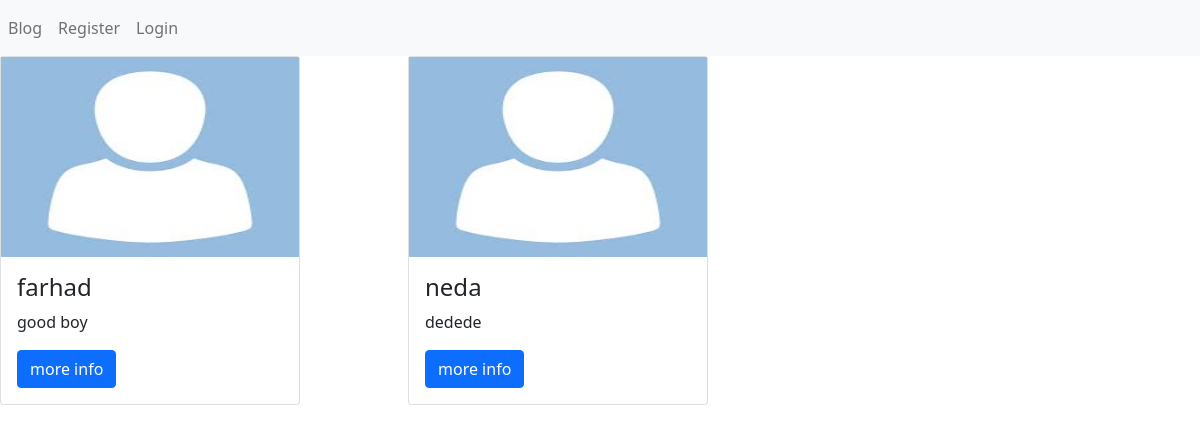
Page /blog/ on the earlier database version.
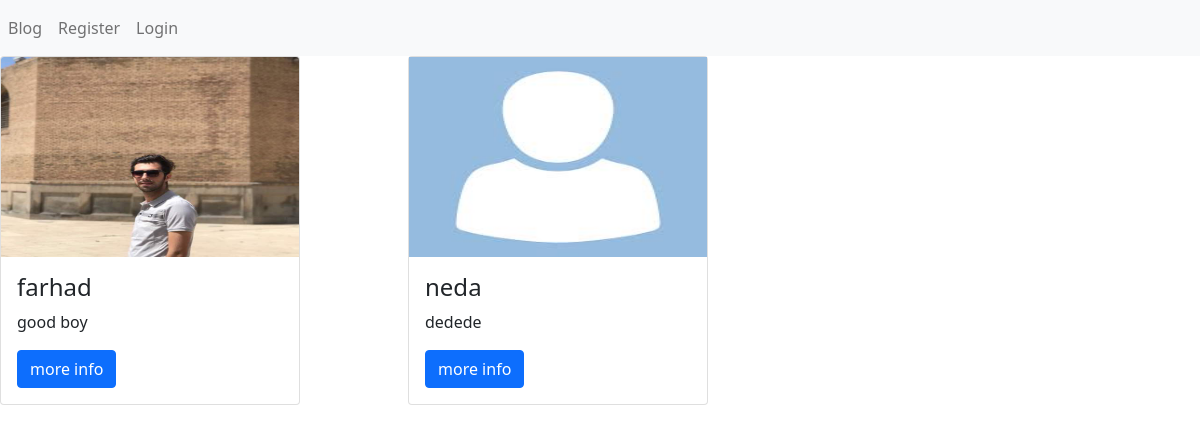
Same page on the later database version.
### blog/models.py (models this page shows, shortened)
class Blog(models.Model):
    user=models.ForeignKey(User,on_delete=models.CASCADE,related_name='user_blog')
    title=models.CharField(max_length=100)
    slug=models.SlugField(unique=True)
    created=models.DateTimeField(auto_now_add=True)
    updated=models.DateTimeField(auto_now=True)
    publish=models.BooleanField(default=False)
    image=models.ImageField(upload_to='blogs/',blank=True)
    description=RichTextUploadingField(null=True,blank=True)
    category=models.ForeignKey(Category,on_delete=models.CASCADE,related_name='categories',null=True)
    likes=models.ManyToManyField(User,related_name='userlike',)
    unlikes=models.ManyToManyField(User,related_name='userunlike')
    class Meta:
        verbose_name = 'Blogs'
        verbose_name_plural = 'Blogs'
    def get_absolute_url(self):
        return reverse('blog:detail',args={self.id})

### blog/views.py (the view)
# urls.py: path('',All_Blogs.as_view(),name='Blogs'),
class All_Blogs(ListView):
    context_object_name = 'blog'
    template_name = 'blog/allblogs.html'
    paginate_by = 3
    def get_queryset(self):
        blog=Blog.objects.filter(publish=True)
        return  blog

### blog/templates/blog/allblogs.html (shortened to what this page needs)
{% extends 'base.html' %}
{% block content %}
    <div class="row">
     {% for item in blog %}
     <div class="col-4">
         <div class="card" style="width:300px">
             {% if item.image %}
           <img class="card-img-top" src="{{ item.image.url }}" alt="Card image" height="200px" width="100px" style="width:100%" >
                 {% else %}
                 <img src="/static/assets/images/profile/avatar.jpg" height="200px" width="100px" style="width:100%" >
             {% endif %}
           <div class="card-body">
            <h4 class="card-title">{{ item.title }}</h4>
             <p class="card-text">{{ item.description }}</p>
            <a href="{{ item.get_absolute_url }}" class="btn btn-primary">more info</a>
    </div>
  </div>
     </div>
        {% endfor %}
    </div>
{% endblock %}

### templates/base.html (shortened to what this page needs)
<!DOCTYPE html>
<html lang="en">
<head>
    <link rel="stylesheet" href="https://cdnjs.cloudflare.com/ajax/libs/font-awesome/4.7.0/css/font-awesome.min.css">
    <link href="https://cdn.jsdelivr.net/npm/bootstrap@5.1.3/dist/css/bootstrap.min.css" rel="stylesheet">
    {% include 'navbar.html' %}
</head>
<body>
{% block content %}
{% endblock %}
</body>
</html>

### templates/navbar.html (shortened to what this page needs)
  <nav class="navbar navbar-light navbar-expand-lg bg-light">
  <div class="collapse navbar-collapse" id="navbarSupportedContent">
    <ul class="navbar-nav mr-auto">
      <li class="nav-item active">
        <a class="nav-link" href="{% url 'blog:Blogs'%} ">Blog</a>
      </li>
        {% if not request.user.is_authenticated %}
      <li class="nav-item ">
        <a class="nav-link" href="{% url 'accounts:register' %}">Register</a>
      </li>
      <li class="nav-item">
        <a class="nav-link" href="{% url 'accounts:login' %}">Login</a>
      </li>
       {% endif %}
 </div>
</nav>

Differences in the rows shown:
changed Blog "farhad": image: picture added
